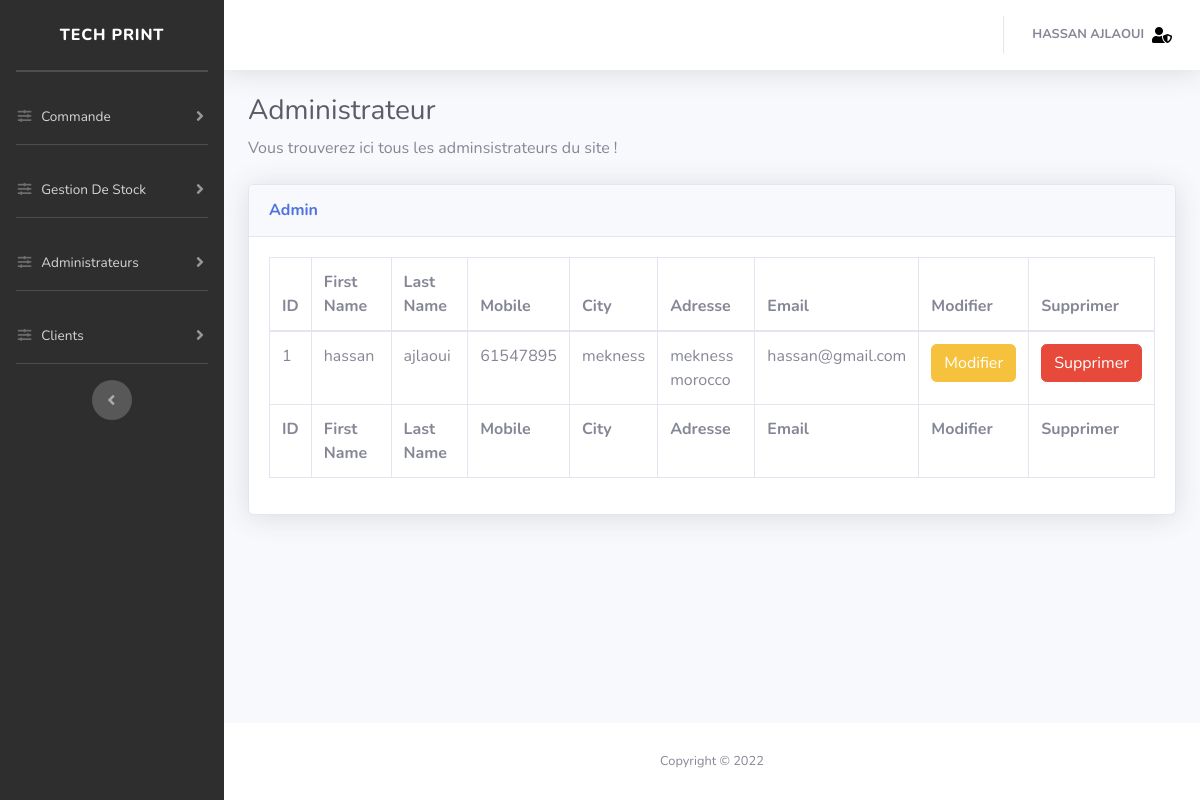
The page /dash/admin.php (signed in) on the database its author committed.
### tables this page shows
CREATE TABLE `users` (
  `customerID` int(11) NOT NULL,
  `firstName` varchar(50) NOT NULL,
  `lastName` varchar(50) NOT NULL,
  `mobile` varchar(11) NOT NULL,
  `city` varchar(50) NOT NULL,
  `adresse` varchar(50) NOT NULL,
  `email` varchar(50) NOT NULL,
  `type` enum('admin','user') NOT NULL,
  `password` varchar(50) NOT NULL
);

### dash/traitement/function.php (called while the page is built, shortened)
<?php
	function connecte(){
					try{
						$db = new PDO('mysql:host=localhost;dbname=cars;charset=utf8','root','');
						$db->setAttribute(PDO::ATTR_DEFAULT_FETCH_MODE, PDO::FETCH_ASSOC);
						$db->query("SET NAMES utf8mb4");
					}catch(PDOException $e){
					}
					return $db;
				}
	function PDO($query,$array){
					$db = connecte();
					$stm = $db->prepare($query);
					$stm->execute();
					return $stm;
				}
?>

### dash/admin.php (the view, shortened to what this page needs)
<!DOCTYPE html>
<html lang="en">
<head>
  <link href="vendor/fontawesome-free/css/all.min.css" rel="stylesheet" type="text/css">
  <link href="css/sb-admin-2.min.css" rel="stylesheet">
  <link href="vendor/datatables/dataTables.bootstrap4.min.css" rel="stylesheet">
</head>
<body id="page-top">
  <div id="wrapper">
    <div id="content-wrapper" class="d-flex flex-column">
      <div id="content">
         <?php
          include("nav.php");
          include("traitement/function.php");
        ?>
        <div class="container-fluid">
          <h1 class="h3 mb-2 text-gray-800">Administrateur</h1>
          <p class="mb-4">Vous trouverez ici tous les adminsistrateurs du site ! </p>
          <div class="card shadow mb-4">
            <div class="card-header py-3">
              <h6 class="m-0 font-weight-bold text-primary">Admin</h6>
            </div>
            <div class="card-body">
              <div class="table-responsive">
                <table class="table table-bordered" id="dataTable" width="100%" cellspacing="0">
                  <thead>
                    <tr>
                      <th>ID</th>
                      <th>First Name</th>
                      <th>Last Name</th>
                      <th>Mobile</th>
                      <th>City</th>
                      <th>Adresse</th>
                      <th>Email</th>
                      <th>Modifier</th>
                      <th>Supprimer</th>
                    </tr>
                  </thead>
                  <tfoot>
                    <tr>
                      <th>ID</th>
                      <th>First Name</th>
                      <th>Last Name</th>
                      <th>Mobile</th>
                      <th>City</th>
                      <th>Adresse</th>
                      <th>Email</th>
                      <th>Modifier</th>
                      <th>Supprimer</th>
                    </tr>
                  </tfoot>
                  <tbody>
                      <?php
                         $sql = 'SELECT * FROM `users` where type="admin" ORDER BY customerID asc';
                         $value = array();
                         $result = PDO($sql,$value);
                        if($result->rowCount()!=0)
                        {
                          while($row = $result->fetch())
                          {
                            echo '
                                <tr>
                                  <td>'.$row['customerID'].'</td>
                                  <td>'.$row['firstName'].'</td>
                                  <td>'.$row['lastName'].'</td>
                                  <td>'.$row['mobile'].'</td>
                                  <td>'.$row['city'].'</td>
                                  <td>'.$row['adresse'].'</td>
                                  <td>'.$row['email'].'</td>
                                  <td>
                                      <button type="button" class="btn btn-warning" onclick=" window.location.href = \'traitAdmin.php?id='.$row['customerID'].'\';">
                                          Modifier
                                      </button>
                                  </td>
                                  <td>
                                      <form action="dropadmin.php" method="post">
                                        <input type="hidden"   name="id" value="'.$row['customerID'].'" >
                                        <input type="submit" value="Supprimer" class="btn btn-danger">
                                      </form>
                                  </td>
                                </tr>'
                            ;
                          }
                        }
                      ?>
                  </tbody>
                </table>
              </div>
            </div>
          </div>
        </div>
      </div>
      <footer class="sticky-footer bg-white">
        <div class="container my-auto">
          <div class="copyright text-center my-auto">
            <span>Copyright &copy; <script>document.write(new Date().getFullYear());</script></span>
          </div>
        </div>
      </footer>
    </div>
  </div>
</body>
</html>

### rows shown on the page
users: customerID "1", firstName "hassan", lastName "ajlaoui", mobile "61547895", city "mekness", adresse "mekness morocco", email "hassan@gmail.com"

### other values the page prints
$_SESSION['nom'] "HASSAN AJLAOUI"
